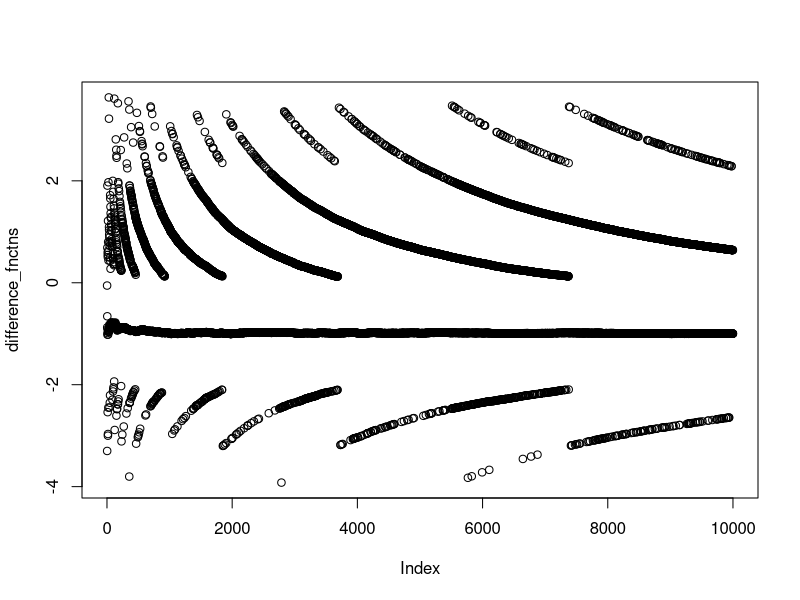
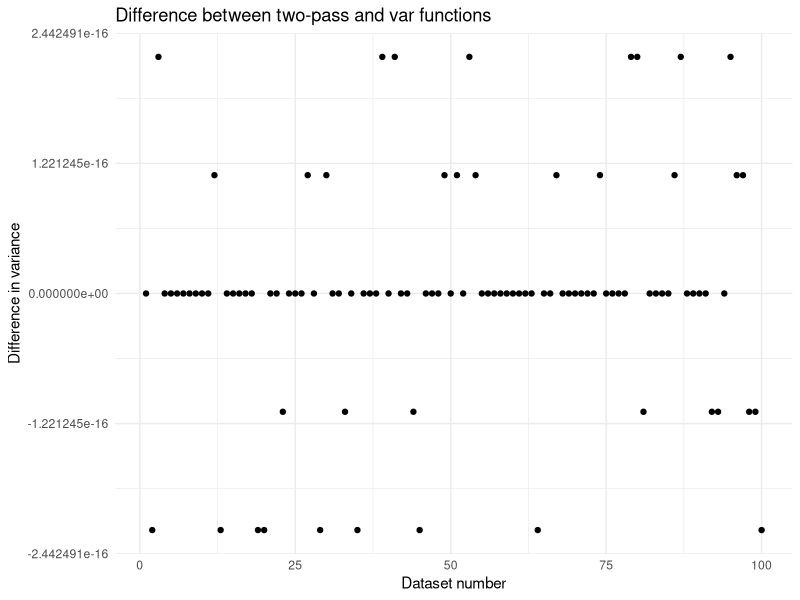

Generate these figures, in order, with R:
## ---- chunk 1
myvar <- function(x) {
  n <- length(x)
  return((sum(x^2) - (sum(x)^2) / n) / (n - 1))
}
ex_data<-c(1,2,3,4)
cat("myvar function with the example data(c(1,2,3,4)):",myvar(ex_data), "\n")
cat("var function with the example data(c(1,2,3,4)):",var(ex_data))
## ---- chunk 2
myvar <- function(x) {
  n <- length(x)
  return((sum(x^2) - (sum(x)^2) / n) / (n - 1))
}
set.seed(123)
n <- 10000
mean_value <- 10^8
variance<-1
std_dev <- sqrt(variance)
x <- rnorm(n, mean = mean_value, sd = std_dev)

cat("myvar function output with random data:",myvar(x), "\n")
cat("var function output with random data:",var(x))
## ---- chunk 3
myvar <- function(x) {
  n <- length(x)
  return((sum(x^2) - (sum(x)^2) / n) / (n - 1))
}

set.seed(123)
n <- 10000
mean_value <- 10^8
variance<-1
std_dev <- sqrt(variance)
x <- rnorm(n, mean = mean_value, sd = std_dev)

computed_variance <- myvar(x)
difference_fnctns <- numeric(n)
for (i in 1:n) {
  x_sub <- x[1:i]
  difference_fnctns[i] <- myvar(x_sub) - var(x_sub)
}
plot(difference_fnctns)

## ---- chunk 4
library(ggplot2)

var_two_pass <- function(x) {
  n <- length(x) 
  mean_val <- sum(x) / n #mean calculation
  sum_sq_diffs <- sum((x - mean_val)^2) #sum squared differences from the mean
  return(sum_sq_diffs / (n - 1)) #variance calculate
}

set.seed(123)
n <- 10000
mean_value <- 10^8
variance <- 1
std_dev <- sqrt(variance)

num_datasets <- 100
differences <- numeric(num_datasets)

for (i in 1:num_datasets) {
  x <- rnorm(n, mean = mean_value, sd = std_dev)
  differences[i] <- var_two_pass(x) - var(x)
}

df <- data.frame(dataset = 1:num_datasets, difference = differences)
ggplot(df, aes(x = dataset, y = difference)) +
  geom_point() +
  theme_minimal() +
  labs(title = "Difference between two-pass and var functions",
       x = "Dataset number",
       y = "Difference in variance")


## ---- chunk 5
all_labels <- knitr::all_labels()
for (label in all_labels) {
  if (label != "ref-appendix") {  # Skip the appendix chunk itself
    cat("### Chunk Label: ", label, "\n\n")
    cat("```r\n")
    code <- knitr::knit_code$get(label)
    cat(paste(code, collapse = "\n"))  # Ensure each line is separated
    cat("\n```\n\n")
  }
}
